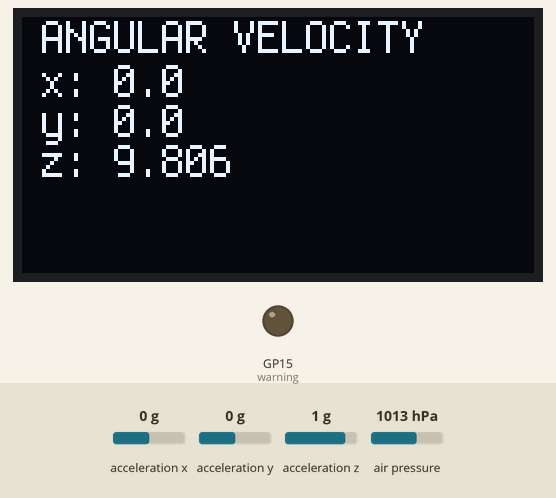
This program was run on a simulated Raspberry Pi Pico running CircuitPython. Parts: 128×64 one-colour display, output pins drawn as LEDs (lit = HIGH). The test bench sets the inputs (shaded band); at power-on: acceleration x 0 g, acceleration y 0 g, acceleration z 1 g, air pressure 1013 hPa. What the program prints to the serial console is not drawn.

Above: at 1.2 s.
1.3 s: acceleration x set to -0.8 g
At 3.2 s:
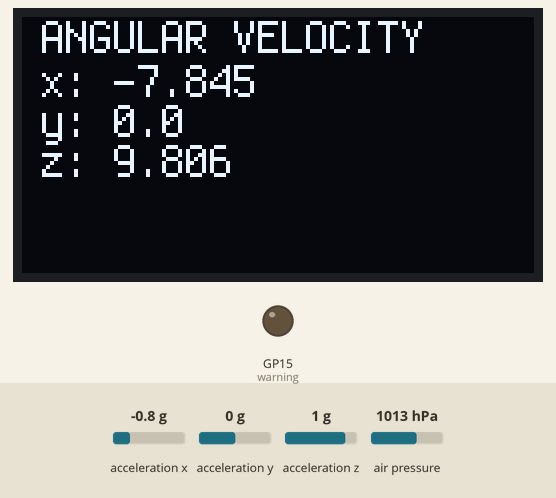
3.5 s: acceleration x set to -1.1 g
At 5.2 s:
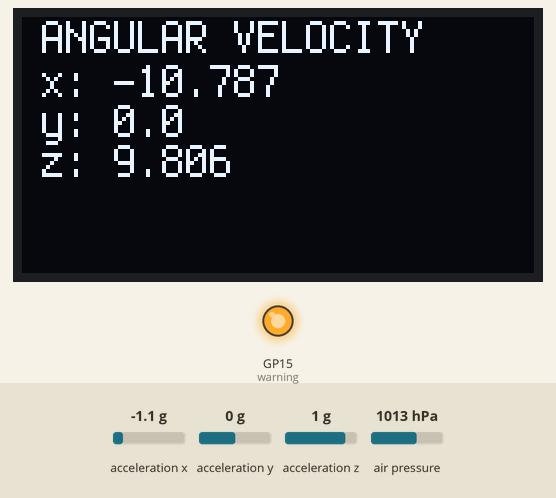
5.5 s: acceleration y set to -1.4 g
At 7.0 s:
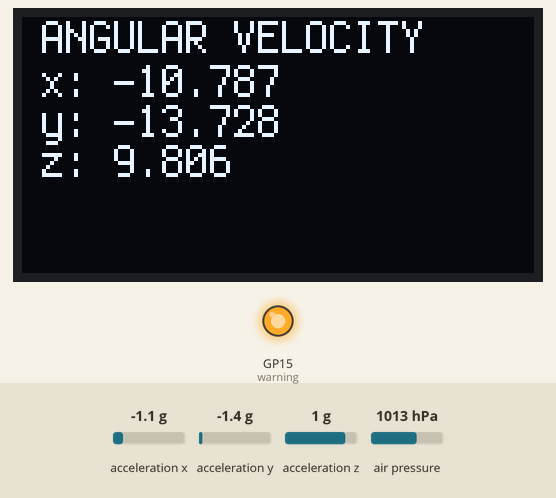
7.5 s: acceleration z set to -1.4 g
At 8.8 s:
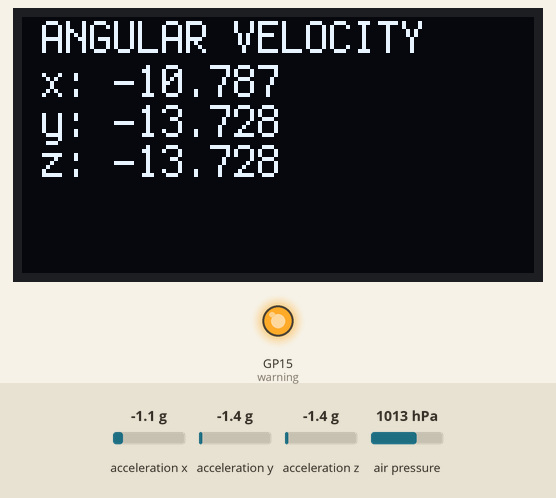
9.5 s: acceleration y set to -0.8 g
At 10.7 s:
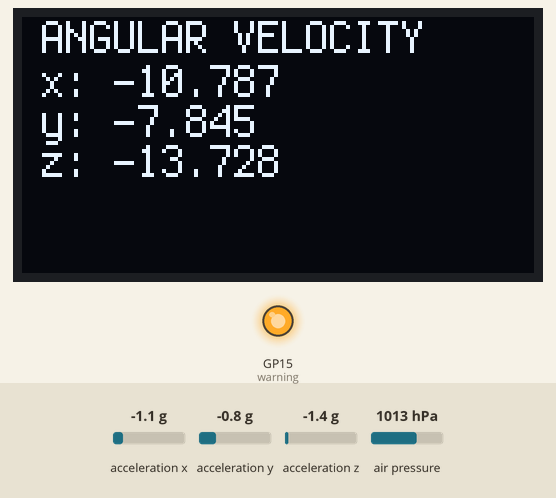
Timing chart, 0 to 12.5 s (numbered marks = the images above; inputs shaded):
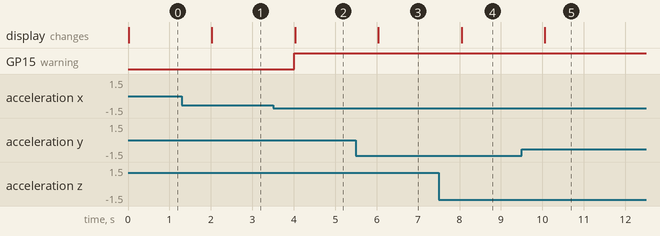

Measured:
- the behaviour switches between -0.9 and -1 g on acceleration x (found by bisection; images 1 and 2)
- after the input at 1.3 s, the display: changes after 0.73 s (image 1)
- after the input at 3.5 s, GP15 (warning): LOW → HIGH after 0.52 s; the display: changes after 0.53 s (image 2)
- after the input at 5.5 s, the display: changes after 0.54 s (image 3)
- after the input at 7.5 s, the display: changes after 0.55 s (image 4)
- after the input at 9.5 s, the display: changes after 0.56 s (image 5)

The program:

crash_avoidance_part_four.py
```python
#type:ignore
import board
import adafruit_mpu6050
import busio
import time
import digitalio
from adafruit_display_text import label
import adafruit_displayio_ssd1306
import terminalio
import displayio
import adafruit_mpl3115a2
displayio.release_displays() #set up for OLED screen

warning = digitalio.DigitalInOut(board.GP15) #sets pin for warning LED
warning.direction = digitalio.Direction.OUTPUT
sda_pin = board.GP16 #sets pin for sda
scl_pin = board.GP17 #sets pin for scl
i2c = busio.I2C(scl_pin, sda_pin) #sets i2c

sensor = adafruit_mpl3115a2.MPL3115A2(i2c, address = 0x60) #sets up alti
display_bus = displayio.I2CDisplay(i2c, device_address = 0x3d, reset = board.GP2) #sets up OLED screen
display = adafruit_displayio_ssd1306.SSD1306(display_bus, width=128, height=64) #sets up OLED screen
mpu = adafruit_mpu6050.MPU6050(i2c, address = 0x68)#initiates accelerometer

altitude_initial = sensor.altitude #sets initial altitude to be starting altitude instead of sea-level

print("code running!") #visual confirmation that code is running!

while True:
    splash = displayio.Group() #creates display group

    title = "ANGULAR VELOCITY" #adds title block to display group
    text_area = label.Label(terminalio.FONT, text = title, color = 0xFFFF00, x = 5, y= 5) #sets font, text, color, and location
    splash.append(text_area) #adds to splash

    x_val = f"x: {round(mpu.acceleration[0], 3)}" #adds x value text block to display group and rounds it to 3 decimal places
    text_area = label.Label(terminalio.FONT, text = x_val, color = 0xFFFF00, x = 5, y = 16) #sets font, text, color, and location
    splash.append(text_area) #adds to splash

    y_val = f"y: {round(mpu.acceleration[1], 3)}" #adds y value text block to display group and rounds it to 3 decimal places
    text_area = label.Label(terminalio.FONT, text = y_val, color = 0xFFFF00, x = 5, y= 26) #sets font, text, color, and poition
    splash.append(text_area) #adds to splash

    z_val = f"z: {round(mpu.acceleration[2], 3)}" #adds z value text block to display group and rounds it to 3 decimal places
    text_area = label.Label(terminalio.FONT, text = z_val, color = 0xFFFF00, x = 5, y= 36) #sets font, text, color, and position
    splash.append(text_area) #adds to splash

    display.show(splash) #sends display group to OLED screen
    print(mpu.acceleration) #print values of acceleration
    time.sleep(1) #wait one second

    if mpu.acceleration[0] < -9 or mpu.acceleration[0] > 9:#only do this if the x-value is >9 or <-9
        if sensor.altitude - altitude_initial > 3: #only do this if the current altitude is less than 3 meters above it's start altitude
            warning.value = False #turn warning LED off
        else:
            warning.value = True #turn warning LED on
    elif mpu.acceleration[1] < -9 or mpu.acceleration[1] > 9:#only do this if the y-value is >9 or <-9
        if sensor.altitude - altitude_initial < 3:  #only do this if the current altitude is less than 3 meters above it's start altitude
            warning.value = False #turn warning LED off
        else:
            warning.value = True #turn warning LED on
    else:
        warning.value = False #turn warning LED off
```
